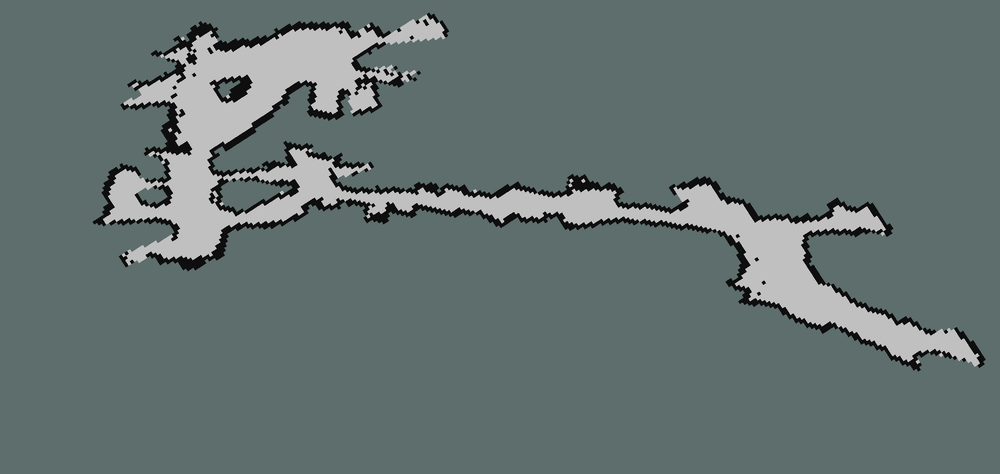
#> input picture robotx/cave_map_3.png, 1000 x 474 px, shrunk from 1888 x 894 before the run
$ python map.py
#> lines starting #> are read from the running program, lines starting #| are printed output that depends on the picture; long printed decimals are rounded
#!/usr/bin/env python3
# -*- coding: utf-8 -*-

from matplotlib import pyplot as plt
import numpy as np
import pandas as pd


def rotate(degree, x, y):
  theta = np.radians(degree)
  c, s = np.cos(theta), np.sin(theta)
  R = np.array(((c, -s), (s, c)))
  P = np.array(((x, y)))
  Pr = np.matmul(R,P)
  return Pr[0], Pr[1]

class BH_Cave:
	def __init__(self):
		fig, ax = plt.subplots()
		im = plt.imread('cave_map_3.png')
#> im is the input picture: shape (474, 1000, 3) float32; mean R, G, B 0.389, 0.449, 0.44

		pt_bl = (-73, -19.25) # bottom left corner in meters
		pt_tr = (2, 16) # top left corner in meters
		scale_x = im.shape[0] / (pt_tr[1] - pt_bl[1] + 1) # pixels / meter
#> scale_x = 13.08
		scale_y = im.shape[1] / (pt_tr[0] - pt_bl[0] + 1) # pixels / meter
#> scale_y = 13.16
		print(scale_x, scale_y)
#| 13.076 13.158

		ax.imshow(im, aspect=1, extent=(-73, 2, -19.25, 16))

		# anchor position is in meters
		anchor = {'loc_a1' : [-28.685,34.656], #18
		          'loc_a2' : [-35.433,34.664], #4
		          'loc_a3' : [-49.918,33.204], #5
		          'loc_a4' : [-39.195,29.093], #11
		          'loc_a5' : [-29.319,21.448], #19
		          'loc_a6' : [-16.638,14.467], #24
		          'loc_a7' : [-7.777,6.896], #12
		          'loc_a8' : [-9.006,-2.558]} #20

		anchor_val = list(anchor.values())
		anchor_location  = pd.DataFrame(data=anchor)
		anchor_location.head()

		count = 1
		for i in anchor_val:
		  a_x, a_y = rotate(32, i[0], i[1])
		  plt.scatter(a_x,a_y-1, s=150, c = 'r', marker='^', zorder=3)
		  plt.text(a_x-2, a_y, str(count), fontsize=14, c = 'r')
		  count+=1

		cid = fig.canvas.mpl_connect('button_press_event', self.onclick)
		plt.show()
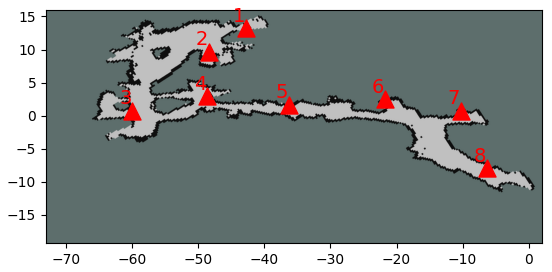
#> figure drawn by matplotlib, 1 panel

	def onclick(self,event):
		if event.dblclick:
			print(event.x, event.y, event.xdata, event.ydata)


if __name__ == '__main__':
	BH_Cave()
